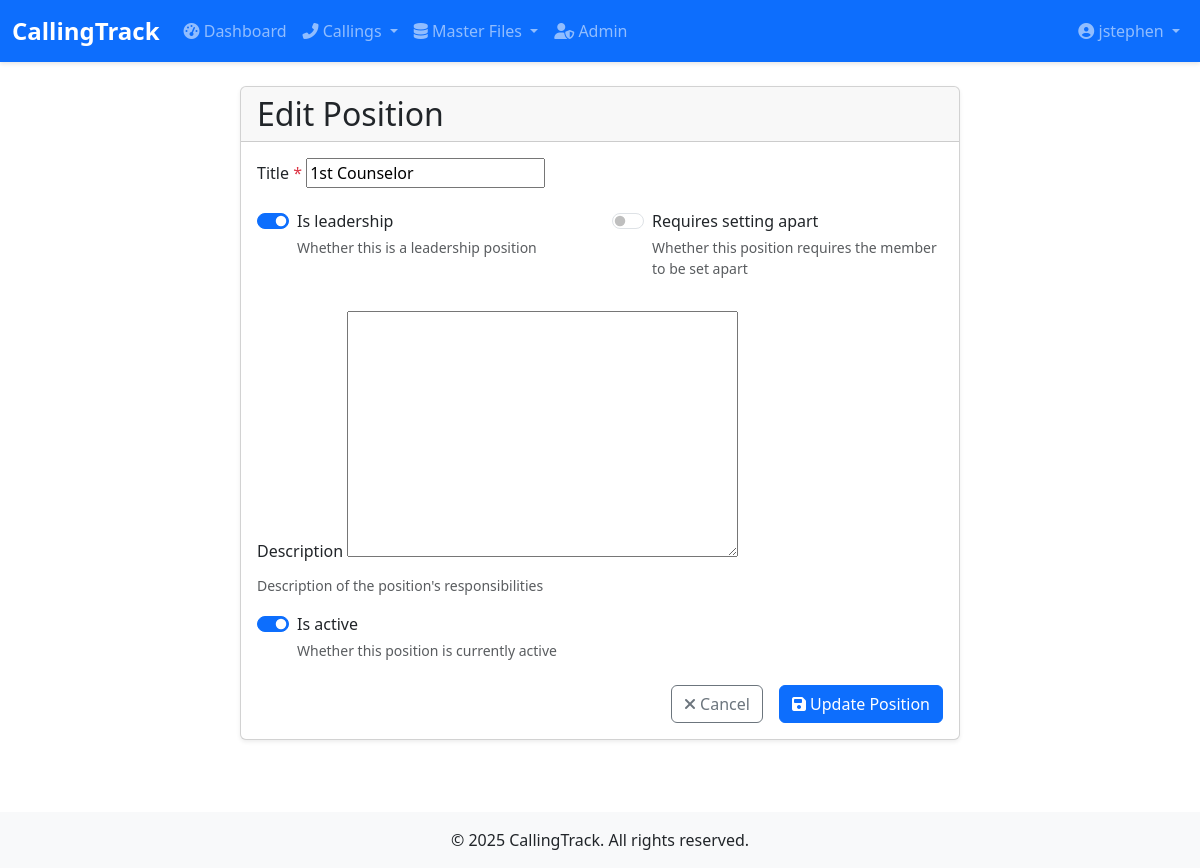
Page /callings/positions/5/update/ (signed in) on the committed database.
### accounts/models.py (models this page shows, shortened)
class User(AbstractUser):
    email = models.EmailField(_('email address'), unique=True)
    phone = models.CharField(_('phone number'), max_length=20, blank=True)
    class Meta:
        verbose_name = _('user')
        verbose_name_plural = _('users')

### callings/models.py (models this page shows, shortened)
class Position(models.Model):
    title = models.CharField(max_length=100, unique=True)
    description = models.TextField(blank=True, null=True, help_text="Description of the position's responsibilities")
    is_leadership = models.BooleanField(default=False, help_text="Whether this is a leadership position")
    is_active = models.BooleanField(default=True, help_text="Whether this position is currently active")
    requires_setting_apart = models.BooleanField(
        default=False,
        help_text="Whether this position requires the member to be set apart"
    )
    display_order = models.PositiveSmallIntegerField(
        default=0,
        help_text="Order in which positions should be displayed (lower numbers first)"
    )
    created_at = models.DateTimeField(auto_now_add=True)
    updated_at = models.DateTimeField(auto_now=True)
    class Meta:
        ordering = ['display_order', 'title']

### callings/views.py (the view, shortened to what this page needs)
# urls.py: path('positions/<int:pk>/update/', views.PositionUpdateView.as_view(), name='position-update'),
class PositionUpdateView(LoginRequiredMixin, SuperuserRequiredMixin, TitleMixin, UpdateView):
    model = Position
    form_class = PositionForm
    template_name = 'callings/position/position_form.html'
    def get_title(self):
        return f"Update Position: {self.get_object().title}"

### callings/forms.py
class PositionForm(ModelForm):
    class Meta:
        model = Position
        fields = ['title', 'description', 'is_active', 'is_leadership', 'requires_setting_apart']
        widgets = {
            'is_active': forms.CheckboxInput(attrs={'class': 'form-check-input'}),
            'is_leadership': forms.CheckboxInput(attrs={'class': 'form-check-input'}),
            'requires_setting_apart': forms.CheckboxInput(attrs={'class': 'form-check-input'}),
        }

### callings/views.py (called while the page is built)
    def test_func(self):
        return self.request.user.is_superuser

    def get_context_data(self, **kwargs):
        context = super().get_context_data(**kwargs)
        context['title'] = self.get_title()
        return context

### callings/templates/callings/position/position_form.html (shortened to what this page needs)
{% extends 'callings/base.html' %}
{% block content %}
<div class="container">
    <div class="row justify-content-center">
        <div class="col-lg-8">
            <div class="card">
                <div class="card-header">
                    <h2 class="mb-0">{% if form.instance.pk %}Edit{% else %}Create New{% endif %} Position</h2>
                </div>
                <div class="card-body">
                    <form method="post" class="needs-validation" novalidate>
                        <div class="mb-3">
                            <label for="{{ form.title.id_for_label }}" class="form-label">
                                {{ form.title.label }}
                                <span class="text-danger">*</span>
                            </label>
                            {{ form.title }}
                        </div>
                        <div class="row mb-3">
                            <div class="col-md-6">
                                <div class="form-check form-switch mb-3">
                                    {{ form.is_leadership }}
                                    <label class="form-check-label" for="{{ form.is_leadership.id_for_label }}">
                                        {{ form.is_leadership.label }}
                                    </label>
                                    <div class="form-text">{{ form.is_leadership.help_text }}</div>
                                </div>
                            </div>
                            <div class="col-md-6">
                                <div class="form-check form-switch mb-3">
                                    {{ form.requires_setting_apart }}
                                    <label class="form-check-label" for="{{ form.requires_setting_apart.id_for_label }}">
                                        {{ form.requires_setting_apart.label }}
                                    </label>
                                    <div class="form-text">{{ form.requires_setting_apart.help_text }}</div>
                                </div>
                            </div>
                        </div>
                        <div class="mb-3">
                            <label for="{{ form.description.id_for_label }}" class="form-label">
                                {{ form.description.label }}
                            </label>
                            {{ form.description }}
                            <div class="form-text">{{ form.description.help_text }}</div>
                        </div>
                        <div class="form-check form-switch mb-4">
                            {{ form.is_active }}
                            <label class="form-check-label" for="{{ form.is_active.id_for_label }}">
                                {{ form.is_active.label }}
                            </label>
                            <div class="form-text">{{ form.is_active.help_text }}</div>
                        </div>
                        <div class="d-grid gap-2 d-md-flex justify-content-md-end">
                            <a href="{% if form.instance.pk %}{% url 'callings:position-detail' form.instance.pk %}{% else %}{% url 'callings:position-list' %}{% endif %}"
                               class="btn btn-outline-secondary me-md-2">
                                <i class="fas fa-times"></i> Cancel
                            </a>
                            <button type="submit" class="btn btn-primary">
                                <i class="fas fa-save"></i> {% if form.instance.pk %}Update{% else %}Create{% endif %} Position
                            </button>
                        </div>
                    </form>
                </div>
            </div>
        </div>
    </div>
</div>
{% endblock %}

### callings/templates/callings/base.html (shortened to what this page needs)
<!DOCTYPE html>
{% load static %}
<html lang="en">
<head>
    <link href="https://cdn.jsdelivr.net/npm/bootstrap@5.3.0/dist/css/bootstrap.min.css" rel="stylesheet">
    <link rel="stylesheet" href="https://cdnjs.cloudflare.com/ajax/libs/font-awesome/6.4.0/css/all.min.css">
    <link rel="stylesheet" href="{% static 'css/styles.css' %}">
</head>
<body>
    <nav class="navbar navbar-expand-lg navbar-dark bg-primary">
        <div class="container-fluid">
            <a class="navbar-brand" href="{% url 'dashboard' %}">CallingTrack</a>
            <div class="collapse navbar-collapse" id="navbarNav">
                <ul class="navbar-nav me-auto">
                    <li class="nav-item">
                        <a class="nav-link" href="{% url 'dashboard' %}"><i class="fas fa-tachometer-alt"></i> Dashboard</a>
                    </li>
                    <li class="nav-item dropdown">
                        <a class="nav-link dropdown-toggle" href="#" id="callingsDropdown" role="button" data-bs-toggle="dropdown">
                            <i class="fas fa-phone-alt"></i> Callings
                        </a>
                    </li>
                    <li class="nav-item dropdown">
                        <a class="nav-link dropdown-toggle" href="#" id="masterFilesDropdown" role="button" data-bs-toggle="dropdown">
                            <i class="fas fa-database"></i> Master Files
                        </a>
                    </li>
                    {% if user.is_superuser %}
                    <li class="nav-item">
                        <a class="nav-link" href="/admin/" target="_blank"><i class="fas fa-user-shield"></i> Admin</a>
                    </li>
                    {% endif %}
                </ul>
                <ul class="navbar-nav">
                    {% if user.is_authenticated %}
                    <li class="nav-item dropdown">
                        <a class="nav-link dropdown-toggle" href="#" id="userDropdown" role="button" data-bs-toggle="dropdown">
                            <i class="fas fa-user-circle"></i> {{ user.get_full_name|default:user.username }}
                        </a>
                    </li>
                    {% else %}
                    <li class="nav-item">
                        <a class="nav-link" href="{% url 'login' %}"><i class="fas fa-sign-in-alt"></i> Login</a>
                    </li>
                    {% endif %}
                </ul>
            </div>
        </div>
    </nav>
    <main class="container mt-4">
        {% block content %}{% endblock %}
    </main>
    <footer class="bg-light mt-5 py-3">
        <div class="container text-center">
            <p class="mb-0">&copy; {% now "Y" %} CallingTrack. All rights reserved.</p>
        </div>
    </footer>
</body>
</html>

### callings/static/css/styles.css (style rules this page uses)
body { min-height: 100vh; display: flex; flex-direction: column; }
main { flex: 1; }
.navbar { box-shadow: 0 2px 4px rgba(0, 0, 0, 0.1); }
.navbar-brand { font-weight: 700; font-size: 1.5rem; }
.navbar-nav .nav-link { padding: 0.5rem 1rem; }
.card { margin-bottom: 1.5rem; box-shadow: 0 0.125rem 0.25rem rgba(0, 0, 0, 0.075); transition: transform 0.2s ease-in-out; }
.card-header { font-weight: 600; }
.form-label { font-weight: 500; }
footer { background-color: #f8f9fa; padding: 1.5rem 0; margin-top: auto; }

### rows in the picture
User: get_full_name "jstephen"
Position: title "1st Counselor", is_leadership "☑", is_active "☑"
